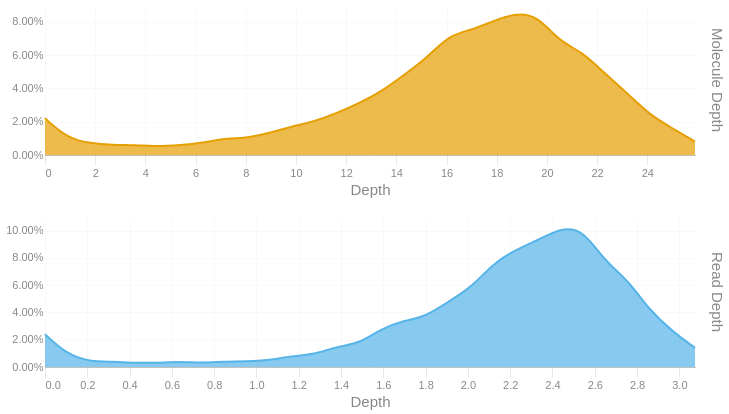

Notebook code cell kept with this figure:
### Code cell
readdep = depth_hist(tb['Read Depth'], q99, 3)
readdep = readdep.with_columns(pl.lit('Read Depth').alias('Metric'))
if not SKIPLR:
    moldep = depth_hist(tb['Molecule Depth'], mol_q99, 1)
    moldep = moldep.with_columns(pl.lit('Molecule Depth').alias('Metric'))
    _hist = pl.concat([readdep, moldep])
    _hist = _hist.filter(pl.col('Proportion') != 0)
    with SafeRender(_hist):
        (
            alt.Chart(_hist)        
            .mark_area(interpolate = "basis")
            .encode(
                x=alt.X('Bin:Q').scale(domainMin=0).axis(alt.Axis(title='Depth')),
                y = alt.Y('Proportion:Q', title = None).axis(format = '.2%'),
                color = alt.Color('Metric:N').legend(None),
                row = alt.Row("Metric:N").header(title = None, labelOrient = 'right'),
                tooltip = [
                    alt.Tooltip("Metric:N", title = "Metric"),
                    alt.Tooltip('Interval:N', title = "Depth Interval"),
                    alt.Tooltip('Proportion:Q', title = "% Alignments").format('.2%')
                ]
            )
            .resolve_scale(x='independent', y='independent')
            .properties(
                height = 150, width = 650,
                usermeta={'embedOptions': {'downloadFileName': f'{samplename}.depth.hist'}}
            )
        ).display()
else:
    readdep = readdep.filter(pl.col('Proportion') != 0)
    with SafeRender(readdep):
        (
            alt.Chart(readdep)        
            .mark_area(interpolate = "basis")
            .encode(
                x=alt.X('Bin:Q').scale(domainMin=0).axis(alt.Axis(title='Depth')),
                y = alt.Y('Proportion:Q', title = None).axis(format = '.2%'),
                tooltip = [
                    alt.Tooltip('Interval:N', title = "Depth Interval"),
                    alt.Tooltip('Proportion:Q', title = "% Alignments").format('.2%')
                ]
            )
            .properties(
                usermeta={'embedOptions': {'downloadFileName': f'{samplename}.depth.hist'}}
            )
        ).display()

### Figure 1 — Vega-Lite specification as saved in the notebook (floating-point values rounded to 4 significant figures)
{"width": 650, "height": 150, "config": {"title": {"anchor": "start", "dy": -15, "fontSize": 18, "color": "#888888", "subtitleColor": "#888888", "subtitleFontSize": 14}, "arc": {"fill": "#0072B2"}, "axis": {"domainColor": "#888888", "domainWidth": 0.5, "gridWidth": 0.2, "grid": false, "titleFontWeight": 400, "titleFontSize": 15, "labelFontSize": 11, "labelColor": "#888888", "tickColor": "#888888", "tickWidth": 0.2, "titleColor": "#888888"}, "axisBand": {"grid": false}, "axisX": {"grid": true, "tickSize": 10, "domainCap": "round"}, "axisY": {"domain": false, "grid": true, "tickSize": 0, "domainCap": "round"}, "background": "transparent", "header": {"labelFontSize": 15, "labelColor": "#888888", "titleFontSize": 15, "titleFontWeight": 600, "titleColor": "#888888"}, "legend": {"labelFont": "sans-serif", "labelFontSize": 12, "labelColor": "#888888", "symbolSize": 100, "symbolType": "circle", "titleFontSize": 12, "titlePadding": 10, "titleColor": "#888888", "title": null}, "range": {"category": ["#E69F00", "#56B4E9", "#009E73", "#F0E442", "#0072B2", "#D55E00", "#CC79A7", "#000000"], "diverging": ["#cfe8f3", "#a2d4ec", "#73bfe2", "#46abdb", "#1696d2", "#12719e"]}, "area": {"fill": "#0072B2", "fillOpacity": 0.7, "line": true, "strokeOpacity": 0.7}, "line": {"color": "#0072B2", "stroke": "#0072B2", "strokeWidth": 2}, "trail": {"color": "#0072B2", "stroke": "#0072B2", "strokeWidth": 0, "size": 1}, "point": {"filled": true, "fillOpacity": 1.0, "size": 95}, "text": {"color": "#888888", "fontSize": 11, "align": "right", "fontWeight": 400, "size": 11}, "bar": {"fill": "#0072B2", "stroke": null}, "view": {"stroke": null, "continuousWidth": 660, "continuousHeight": 400}}, "data": {"name": "data-7100bb5fcb60443c181ad175552c6c5e"}, "mark": {"type": "area", "interpolate": "basis"}, "encoding": {"color": {"field": "Metric", "legend": null, "type": "nominal"}, "row": {"field": "Metric", "header": {"title": null, "labelOrient": "right"}, "type": "nominal"}, "tooltip": [{"field": "Metric", "title": "Metric", "type": "nominal"}, {"field": "Interval", "title": "Depth Interval", "type": "nominal"}, {"field": "Proportion", "format": ".2%", "title": "% Alignments", "type": "quantitative"}], "x": {"axis": {"title": "Depth"}, "field": "Bin", "scale": {"domainMin": 0}, "type": "quantitative"}, "y": {"axis": {"format": ".2%"}, "field": "Proportion", "title": null, "type": "quantitative"}}, "resolve": {"scale": {"x": "independent", "y": "independent"}}, "usermeta": {"embedOptions": {"downloadFileName": "S5_Hudson_1191.depth.hist"}}, "$schema": "https://vega.github.io/schema/vega-lite/v6.1.0.json", "datasets": {"data-7100bb5fcb60443c181ad175552c6c5e": [{"Bin": 0.0, "Interval": "0.0-0.106", "Proportion": 0.024, "Metric": "Read Depth"}, {"Bin": 0.106, "Interval": "0.106-0.212", "Proportion": 0.009, "Metric": "Read Depth"}, {"Bin": 0.212, "Interval": "0.212-0.318", "Proportion": 0.004, "Metric": "Read Depth"}, {"Bin": 0.318, "Interval": "0.318-0.424", "Proportion": 0.004, "Metric": "Read Depth"}, {"Bin": 0.424, "Interval": "0.424-0.53", "Proportion": 0.003, "Metric": "Read Depth"}, {"Bin": 0.53, "Interval": "0.53-0.636", "Proportion": 0.003, "Metric": "Read Depth"}, {"Bin": 0.636, "Interval": "0.636-0.742", "Proportion": 0.004, "Metric": "Read Depth"}, {"Bin": 0.742, "Interval": "0.742-0.848", "Proportion": 0.003, "Metric": "Read Depth"}, {"Bin": 0.848, "Interval": "0.848-0.954", "Proportion": 0.004, "Metric": "Read Depth"}, {"Bin": 0.954, "Interval": "0.954-1.06", "Proportion": 0.004, "Metric": "Read Depth"}, {"Bin": 1.06, "Interval": "1.06-1.166", "Proportion": 0.005, "Metric": "Read Depth"}, {"Bin": 1.166, "Interval": "1.166-1.272", "Proportion": 0.008, "Metric": "Read Depth"}, {"Bin": 1.272, "Interval": "1.272-1.378", "Proportion": 0.009, "Metric": "Read Depth"}, {"Bin": 1.378, "Interval": "1.378-1.484", "Proportion": 0.015, "Metric": "Read Depth"}, {"Bin": 1.484, "Interval": "1.484-1.59", "Proportion": 0.017, "Metric": "Read Depth"}, {"Bin": 1.59, "Interval": "1.59-1.696", "Proportion": 0.028, "Metric": "Read Depth"}, {"Bin": 1.696, "Interval": "1.696-1.802", "Proportion": 0.034, "Metric": "Read Depth"}, {"Bin": 1.802, "Interval": "1.802-1.908", "Proportion": 0.037, "Metric": "Read Depth"}, {"Bin": 1.908, "Interval": "1.908-2.014", "Proportion": 0.048, "Metric": "Read Depth"}, {"Bin": 2.014, "Interval": "2.014-2.12", "Proportion": 0.058, "Metric": "Read Depth"}, {"Bin": 2.12, "Interval": "2.12-2.226", "Proportion": 0.076, "Metric": "Read Depth"}, {"Bin": 2.226, "Interval": "2.226-2.332", "Proportion": 0.086, "Metric": "Read Depth"}, {"Bin": 2.332, "Interval": "2.332-2.438", "Proportion": 0.093, "Metric": "Read Depth"}, {"Bin": 2.438, "Interval": "2.438-2.544", "Proportion": 0.102, "Metric": "Read Depth"}, {"Bin": 2.544, "Interval": "2.544-2.65", "Proportion": 0.101, "Metric": "Read Depth"}, {"Bin": 2.65, "Interval": "2.65-2.756", "Proportion": 0.077, "Metric": "Read Depth"}, {"Bin": 2.756, "Interval": "2.756-2.862", "Proportion": 0.064, "Metric": "Read Depth"}, {"Bin": 2.862, "Interval": "2.862-2.968", "Proportion": 0.041, "Metric": "Read Depth"}, {"Bin": 2.968, "Interval": "2.968-3.074", "Proportion": 0.026, "Metric": "Read Depth"}, {"Bin": 3.074, "Interval": "3.074-3.18", "Proportion": 0.014, "Metric": "Read Depth"}, {"Bin": 0.0, "Interval": "0.0-0.9", "Proportion": 0.022, "Metric": "Molecule Depth"}, {"Bin": 0.9, "Interval": "0.9-1.8", "Proportion": 0.01, "Metric": "Molecule Depth"}, {"Bin": 1.8, "Interval": "1.8-2.7", "Proportion": 0.007, "Metric": "Molecule Depth"}, {"Bin": 2.7, "Interval": "2.7-3.6", "Proportion": 0.006, "Metric": "Molecule Depth"}, {"Bin": 3.6, "Interval": "3.6-4.5", "Proportion": 0.006, "Metric": "Molecule Depth"}, {"Bin": 4.5, "Interval": "4.5-5.4", "Proportion": 0.005, "Metric": "Molecule Depth"}, {"Bin": 5.4, "Interval": "5.4-6.2", "Proportion": 0.006, "Metric": "Molecule Depth"}, {"Bin": 6.2, "Interval": "6.2-7.1", "Proportion": 0.007, "Metric": "Molecule Depth"}, {"Bin": 7.1, "Interval": "7.1-8.0", "Proportion": 0.01, "Metric": "Molecule Depth"}, {"Bin": 8.0, "Interval": "8.0-8.9", "Proportion": 0.01, "Metric": "Molecule Depth"}, {"Bin": 8.9, "Interval": "8.9-9.8", "Proportion": 0.013, "Metric": "Molecule Depth"}, {"Bin": 9.8, "Interval": "9.8-10.7", "Proportion": 0.017, "Metric": "Molecule Depth"}, {"Bin": 10.7, "Interval": "10.7-11.6", "Proportion": 0.02, "Metric": "Molecule Depth"}, {"Bin": 11.6, "Interval": "11.6-12.5", "Proportion": 0.025, "Metric": "Molecule Depth"}, {"Bin": 12.5, "Interval": "12.5-13.4", "Proportion": 0.031, "Metric": "Molecule Depth"}, {"Bin": 13.4, "Interval": "13.4-14.3", "Proportion": 0.038, "Metric": "Molecule Depth"}, {"Bin": 14.3, "Interval": "14.3-15.2", "Proportion": 0.048, "Metric": "Molecule Depth"}, {"Bin": 15.2, "Interval": "15.2-16.1", "Proportion": 0.058, "Metric": "Molecule Depth"}, {"Bin": 16.1, "Interval": "16.1-17.0", "Proportion": 0.072, "Metric": "Molecule Depth"}, {"Bin": 17.0, "Interval": "17.0-17.8", "Proportion": 0.075, "Metric": "Molecule Depth"}, {"Bin": 17.8, "Interval": "17.8-18.7", "Proportion": 0.08, "Metric": "Molecule Depth"}, {"Bin": 18.7, "Interval": "18.7-19.6", "Proportion": 0.085, "Metric": "Molecule Depth"}, {"Bin": 19.6, "Interval": "19.6-20.5", "Proportion": 0.084, "Metric": "Molecule Depth"}, {"Bin": 20.5, "Interval": "20.5-21.4", "Proportion": 0.068, "Metric": "Molecule Depth"}, {"Bin": 21.4, "Interval": "21.4-22.3", "Proportion": 0.062, "Metric": "Molecule Depth"}, {"Bin": 22.3, "Interval": "22.3-23.2", "Proportion": 0.049, "Metric": "Molecule Depth"}, {"Bin": 23.2, "Interval": "23.2-24.1", "Proportion": 0.037, "Metric": "Molecule Depth"}, {"Bin": 24.1, "Interval": "24.1-25.0", "Proportion": 0.024, "Metric": "Molecule Depth"}, {"Bin": 25.0, "Interval": "25.0-25.9", "Proportion": 0.016, "Metric": "Molecule Depth"}, {"Bin": 25.9, "Interval": "25.9-26.77", "Proportion": 0.008, "Metric": "Molecule Depth"}]}}
